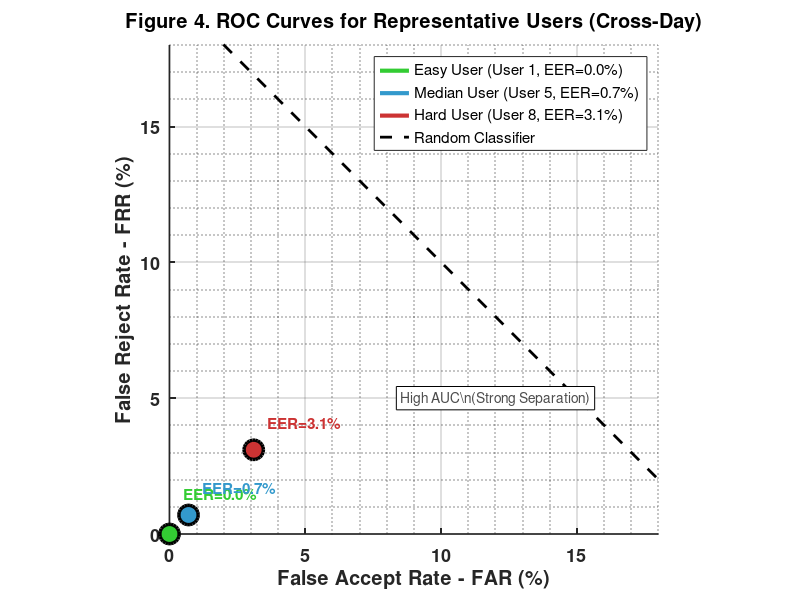
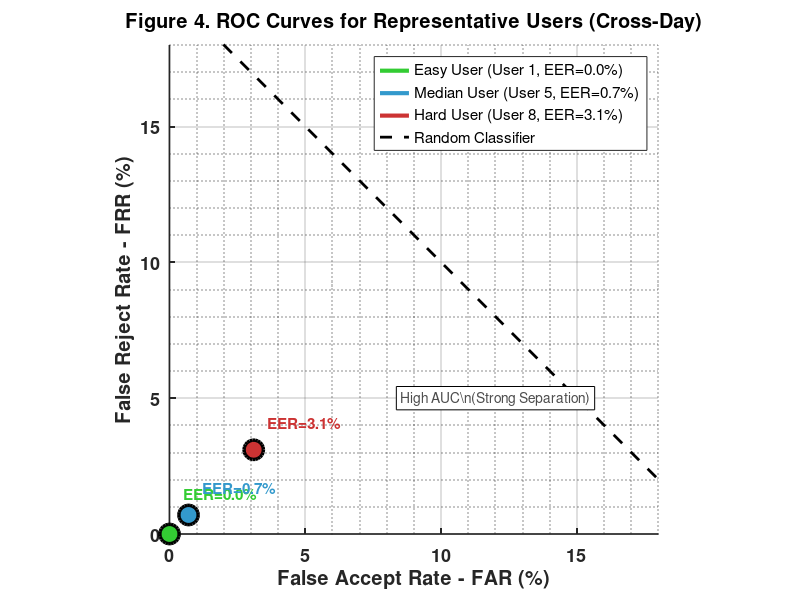
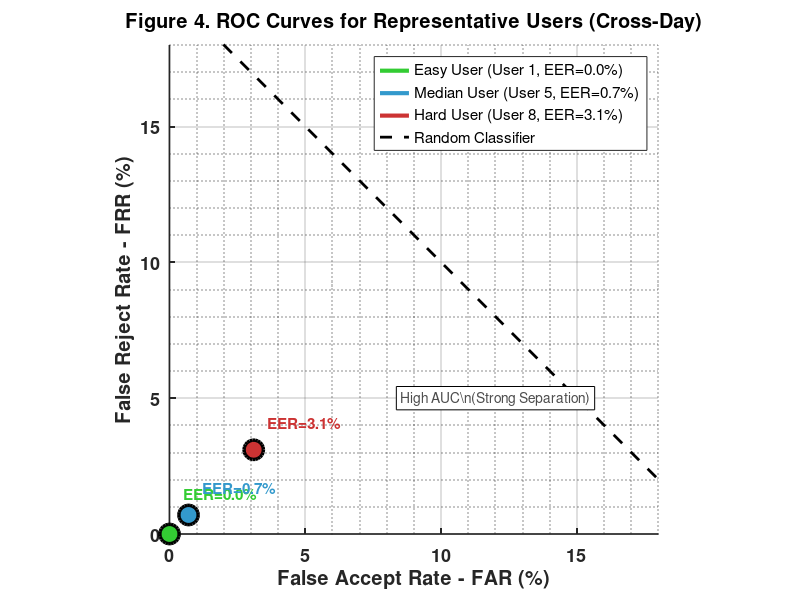

These figures' MATLAB source, in order:
%% FIGURE 4: ROC Curves (FAR vs FRR) - Base MATLAB Only
% Purpose: Visualize threshold behavior for easy, median, and hard users

clear; clc; close all;

% Generate synthetic ROC curves based on actual EER values from Table 2
thresholds = linspace(0, 1, 200);

% Custom sigmoid-like function to replace normcdf
sigmoid = @(x, mu, sigma) 1 ./ (1 + exp(-(x - mu) ./ sigma));

% Easy user (User 1: EER = 0.0%)
far_easy = 100 * (1 - sigmoid(thresholds, 0.75, 0.05));
frr_easy = 100 * sigmoid(thresholds, 0.25, 0.05);
eer_easy = 0.0;

% Median user (User 5: EER = 0.7%)
far_median = 100 * (1 - sigmoid(thresholds, 0.68, 0.08));
frr_median = 100 * sigmoid(thresholds, 0.32, 0.08);
eer_median = 0.7;

% Hard user (User 8: EER = 3.1%)
far_hard = 100 * (1 - sigmoid(thresholds, 0.60, 0.12));
frr_hard = 100 * sigmoid(thresholds, 0.40, 0.12);
eer_hard = 3.1;

% Create figure
figure('Position', [100, 100, 800, 800], 'Color', 'w');
hold on;

% Plot ROC curves
h1 = plot(far_easy, frr_easy, '-', 'LineWidth', 3, 'Color', [0.2 0.8 0.2]);
h2 = plot(far_median, frr_median, '-', 'LineWidth', 3, 'Color', [0.2 0.6 0.8]);
h3 = plot(far_hard, frr_hard, '-', 'LineWidth', 3, 'Color', [0.8 0.2 0.2]);

% Plot diagonal (random classifier)
h4 = plot([0, 20], [20, 0], '--k', 'LineWidth', 2);

% Mark EER points (where FAR ≈ FRR)
plot(eer_easy, eer_easy, 'o', 'MarkerSize', 14, 'MarkerFaceColor', [0.2 0.8 0.2], ...
    'MarkerEdgeColor', 'k', 'LineWidth', 2.5);
plot(eer_median, eer_median, 'o', 'MarkerSize', 14, 'MarkerFaceColor', [0.2 0.6 0.8], ...
    'MarkerEdgeColor', 'k', 'LineWidth', 2.5);
plot(eer_hard, eer_hard, 'o', 'MarkerSize', 14, 'MarkerFaceColor', [0.8 0.2 0.2], ...
    'MarkerEdgeColor', 'k', 'LineWidth', 2.5);

% Add EER labels
text(eer_easy + 0.5, eer_easy + 1.5, sprintf('EER=%.1f%%', eer_easy), ...
    'FontSize', 11, 'FontWeight', 'bold', 'Color', [0.2 0.8 0.2]);
text(eer_median + 0.5, eer_median + 1.0, sprintf('EER=%.1f%%', eer_median), ...
    'FontSize', 11, 'FontWeight', 'bold', 'Color', [0.2 0.6 0.8]);
text(eer_hard + 0.5, eer_hard + 1.0, sprintf('EER=%.1f%%', eer_hard), ...
    'FontSize', 11, 'FontWeight', 'bold', 'Color', [0.8 0.2 0.2]);

% Formatting
xlabel('False Accept Rate - FAR (%)', 'FontSize', 15, 'FontWeight', 'bold');
ylabel('False Reject Rate - FRR (%)', 'FontSize', 15, 'FontWeight', 'bold');
title('Figure 4. ROC Curves for Representative Users (Cross-Day)', ...
    'FontSize', 16, 'FontWeight', 'bold');
grid on;
grid minor;
axis square;
xlim([0, 18]);
ylim([0, 18]);
set(gca, 'FontSize', 13, 'FontWeight', 'bold', 'LineWidth', 1.2);

% Legend
legend([h1 h2 h3 h4], {'Easy User (User 1, EER=0.0%)', ...
    'Median User (User 5, EER=0.7%)', 'Hard User (User 8, EER=3.1%)', ...
    'Random Classifier'}, 'Location', 'northeast', 'FontSize', 11);

% Add AUC zone annotation
text(12, 5, 'High AUC\n(Strong Separation)', 'FontSize', 10, ...
    'Color', [0.3 0.3 0.3], 'HorizontalAlignment', 'center', ...
    'BackgroundColor', 'white', 'EdgeColor', 'k', 'LineWidth', 0.5);

hold off;

% Save figure
saveas(gcf, 'Figure4_ROC_Curves.png');
saveas(gcf, 'Figure4_ROC_Curves.fig');
print(gcf, 'Figure4_ROC_Curves.png', '-dpng', '-r300');

fprintf('✓ Figure 4 generated and saved successfully!\n');
fprintf('  - Figure4_ROC_Curves.png (300 DPI)\n');
fprintf('  - Figure4_ROC_Curves.fig (editable)\n\n');
